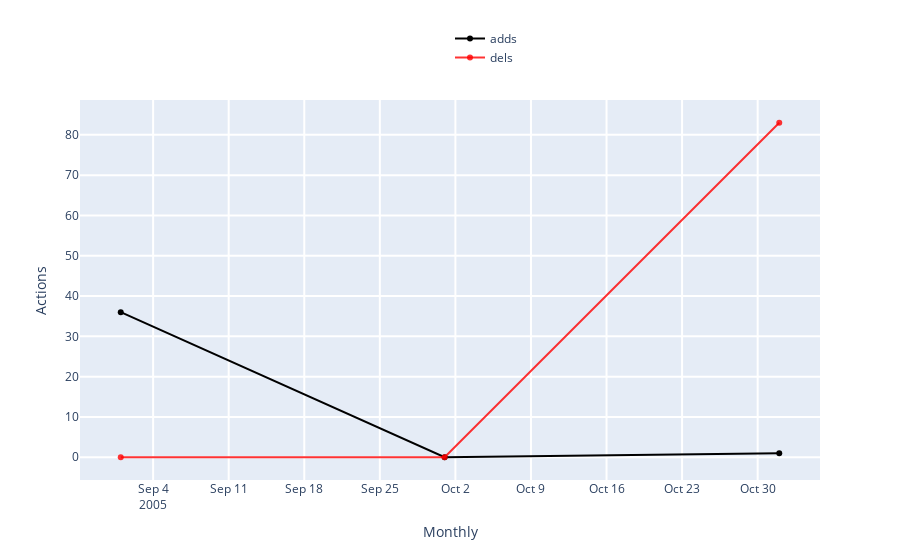

Notebook code for this chart:
### Markdown cell above
<span style="color: #626262"> Try yourself! This is what will happen when you click 'Show Conflicting Editors Activities' button: </span>

### Code cell
### ----------------------------------------------------------------------------------------------------- ###
### TRY YOURSELF! THIS IS WHAT WILL HAPPEN WHEN YOU CLICK 'Show Conflicting Editors Activities' BUTTON    ###
### ----------------------------------------------------------------------------------------------------- ###

## This is the page you used and the editor you select in the above grid. ##
print('The page that is being used:', the_page['title'], f'({lng_selected.upper()})')
print('Selected editor:', editor_info['name'])

## First check if the list is empty. ##
if len(final_editors) == 0:
    print('There is no other registered conflicting editor. Please try another one!')
else:
    print('Available Conflicting Editors:', final_editors['name'].tolist())
    
    ## Merge editors' total actions information into 'final_editors' table. ##
    final_editors['userid'] = final_editors['userid'].astype('int')
    conf_editor_total_actions = final_editors[['userid','name','registration']].merge(total_actions, 
                                             left_on='userid', right_on='editor_id', how='left').set_index('userid')
    
    ## Visualization, core visual code lies in ActionsListener, then the interact function    ##
    ## make it interactive, mode details see:                                                 ##
    ## https://github.com/gesiscss/wikiwho_demo/blob/master/visualization/actions_listener.py ##
    
    # Create an ActionsListener instance.
    actionslistener = ActionsListener(conf_editor_total_actions)
    
    # What types of these actions?
    actions_types = (conf_editor_total_actions.loc[:,'total':'total_stopword_count'].columns.append(
                        conf_editor_total_actions.loc[:,'adds':'reins_stopword_count'].columns)).values.tolist()
    
    # Visualization: try yourself by coding!
    begin_date = date(2002, 3, 1)
    end_date = date(2019, 4, 1)
    editor_name = 'All' # Select one conflicting name from the above name list, or 'All'!
    frequency = 'Monthly' # 'Yearly', 'Monthly'
    black_line = 'adds' # Choose one from 'actions_types'. Note that 'black_line doesn't have 'None' option but others have.
    red_line = 'dels'
    blue_line = 'None'
    green_line = 'None'
    
    print('Time range from', begin_date.strftime("%Y-%m-%d"), 'to', end_date.strftime("%Y-%m-%d"))
    print("Current editor's name is", editor_name)
    
    actionslistener.listen(
        _range1 = begin_date,
        _range2 = end_date,
        editor = editor_name,
        granularity = frequency,
        black = black_line,
        red = red_line,
        blue = blue_line,
        green = green_line)

### Figure 1 — Plotly figure (JSON) as saved in the notebook; plotly's stock layout.template omitted (floating-point values rounded to 4 significant figures)
{"data": [{"marker": {"color": "rgba(0, 0, 0, 1)"}, "name": "adds", "type": "scatter", "x": ["2005-09-01T00:00:00", "2005-10-01T00:00:00", "2005-11-01T00:00:00"], "y": [36, 0, 1]}, {"marker": {"color": "rgba(255, 0, 0, .8)"}, "name": "dels", "type": "scatter", "x": ["2005-09-01T00:00:00", "2005-10-01T00:00:00", "2005-11-01T00:00:00"], "y": [0, 0, 83]}], "layout": {"barmode": "group", "hovermode": "closest", "legend": {"x": 0.5, "y": 1.2}, "showlegend": true, "xaxis": {"gridwidth": 2, "ticklen": 5, "title": {"text": "Monthly"}, "zeroline": true}, "yaxis": {"gridwidth": 2, "ticklen": 5, "title": {"text": "Actions"}}}}
